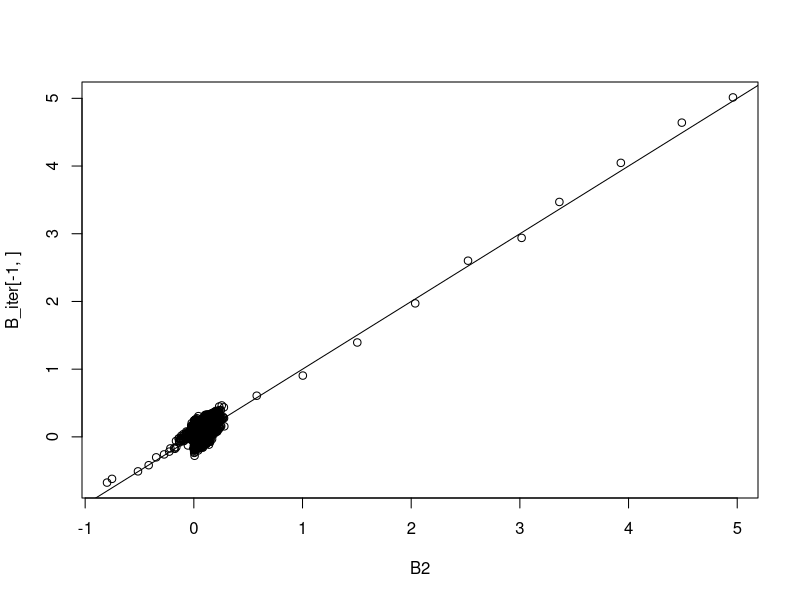
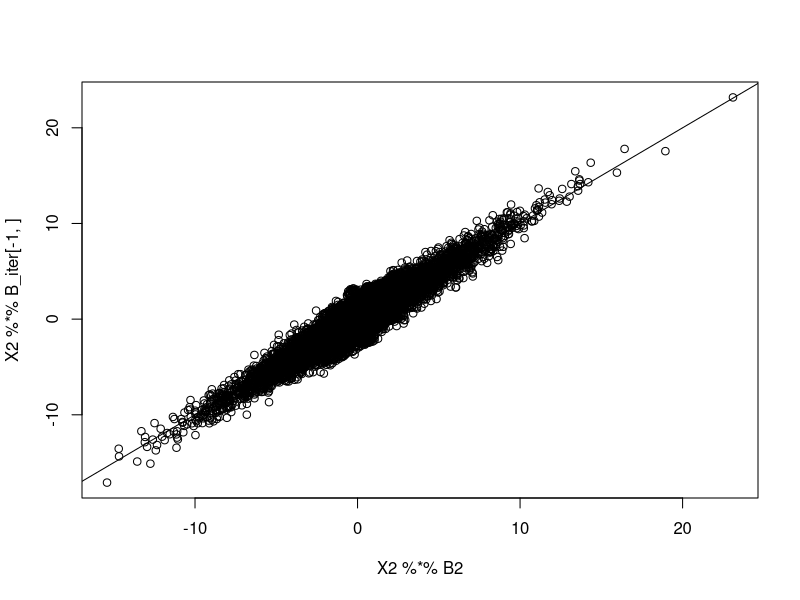
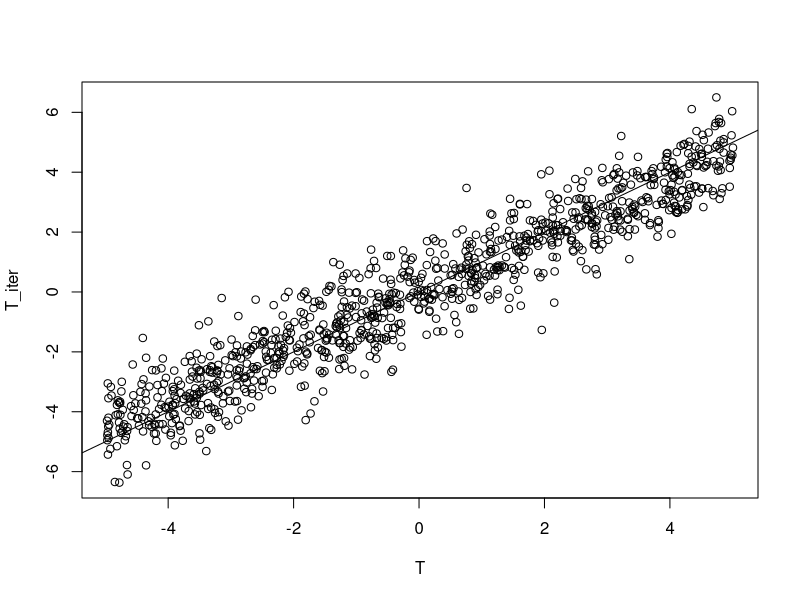
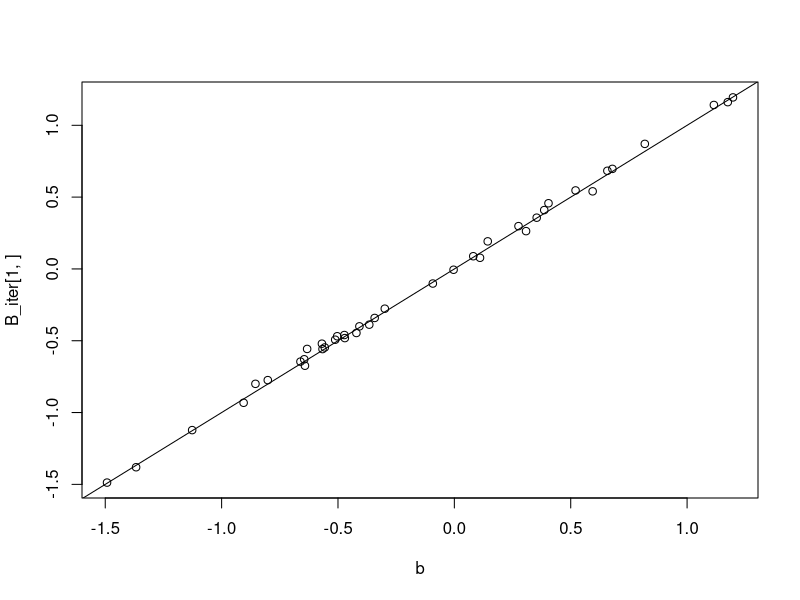
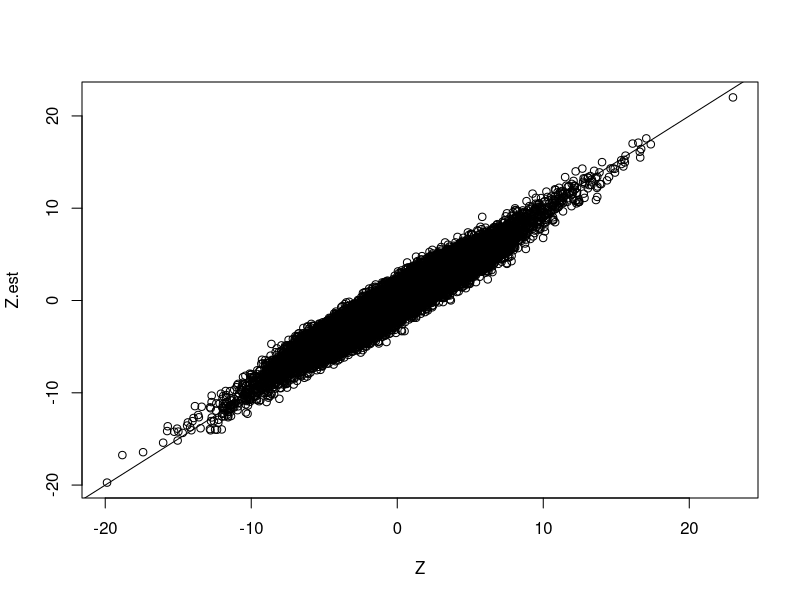

Generate these figures, in order, with R:
# Used library
library(mvtnorm)
library(expm)
library(MASS)
library(tidyverse)
set.seed(120733)
# set.seed(19911130)

## ANN function
rrr <- function(X,Y,lambda,gamma = 2){
  rrresult <- list()
  
  #1 estimate C using LS estimator (generalized inverse is used)
  Clhat <- ginv(t(X)%*%X)%*%t(X)%*% Y
  
  #2 eigendecomposite of CLhar
  Uhat <- svd(X%*%Clhat)$u
  vhat <- svd(X%*%Clhat)$v
  D <- diag(svd(X%*%Clhat)$d)
  
  #3. weight for soft-thredshold and rank
  weight <-  (svd(X%*%Clhat)$d)^(-gamma)
  rrresult$weight <- weight
  rrresult$r <-  sum(svd(X%*%Clhat)$d > lambda^(1/(gamma+1)))
  
  #4. soft-thredsholding
  diagvalue <-  svd(X%*%Clhat)$d -lambda*weight
  th <- ifelse(diagvalue < 0, 0, diagvalue)
  SDhat <-  diag(th)
  
  rrresult$thd <- diagvalue
  
  #5. low rank solution C
  rrresult$CShat <-  Clhat %*% vhat %*% ginv(D) %*% SDhat %*% t(vhat)
  
  return(rrresult)
}

# function to generate a random orthonormal matrix
rortho <- function(x){
  return(qr.Q(qr(array(runif(x), dim = c(x,x)))))
}

# simulation settings
# sample size n (n person's data have been taken)
n <- 1000

# number of metabolites
m <- 100

# number of taxa
k <- 40

# rank of matrix B
r <- 10

# Generate X from Multivariate Noromal with identity variance and covariance matrix (n, m+1)
X <- matrix(c(rep(1, n), rnorm(m*n)), nrow = n, ncol = m+1)
X2 <- X[,-1]

# Generate low-rank matrix B (m+1, k)
sing.vals <- 5*((r:1)/r + 1/r)
B2 <- t(rortho(k)[,1:r] %*% diag(sing.vals) %*% rortho(m)[1:r,])

# Generate T vector from Unif(0, 10), (n, 1)
T <- matrix(runif(n, min = 0, max = 10), ncol = 1)
T <- T - mean(T)

# Generate b vector for intercept from N(0,1), (k, 1)
b <- matrix(rnorm(k), nrow = 1)
B <- as.matrix(rbind(b, B2))

# Generate random error
E <- matrix(rnorm(k*n), nrow = n, ncol = k, byrow = T)

# Calculate our new Z = XB + 1T + E, (n, k)
Z <- X %*% B + matrix(rep(T, each = k), nrow = n, byrow = T) + E

# convergence criterion
vareps <- 10^(-3)

# Validation set
E_v <- matrix(rnorm(k*n), nrow = n, ncol = k, byrow = T)
Z_v <- X %*% B + matrix(rep(T, each = k), nrow = n, byrow = T) + E_v

# range of lambda
lambda.seq <- exp(seq(8, 8, 1))
rank.est <- rep(0, length(lambda.seq))
converge.iter <- rep(0, length(lambda.seq))
num_obj <- rep(0, length(lambda.seq))
pred_err <- rep(0, length(lambda.seq))

start_time <- Sys.time()

for (i in 1: length(lambda.seq)) {
  # initial estimated B
  qrX <- qr(X, tol = 10^-7)
  B_iter <- qr.coef(qrX, Z)
  
  # initial estimated T (LS)
  T_iter <- matrix(rowMeans(Z - X %*% B_iter), ncol = 1)
  # T_iter <- T_iter1 - mean(T_iter1)
  
  disT <- 1
  disB <- 1
  disXB <- 1
  iter.count <- 1
  
  while ((((disB > vareps) || (disT > vareps))  && ((disXB > vareps) || (disT > vareps))) && (iter.count < 3000)) {
    Z_iter_B <- Z - matrix(rep(T_iter, each = k), nrow = n, byrow = T)
    
    B_iter_next <- rrr(X, Z_iter_B, lambda = lambda.seq[i])$CShat
    B_iter_next_rank <- rrr(X, Z_iter_B, lambda = lambda.seq[i])$r
    
    # Using LS method
    T_iter_next <- matrix(rowMeans(Z - X %*% B_iter), ncol = 1)
    
    iter_weight <- sort(rrr(X, Z_iter_B, lambda = lambda.seq[i])$weight)
    disT <- sum((T_iter - T_iter_next)^2)
    disB <- sum((B_iter - B_iter_next)^2)
    disXB <- sum((X %*% B_iter - X %*% B_iter_next)^2)
    # print(c(disT, disB, disXB))
    # print(sum(T_iter))
    
    B_iter <- B_iter_next
    T_iter <- T_iter_next
    iter.count <- iter.count + 1
    # print(iter.count)
  }
  rank.est[i] <- B_iter_next_rank
  converge.iter[i] <- iter.count
  num_obj[i] <- 1/2 * sum((Z - X %*% B_iter - matrix(rep(T_iter, each = k), nrow = n, byrow = T))^2) + 
    lambda.seq[i] * sum(iter_weight*svd(X %*% B_iter)$d)
  Z.est <-  X %*% B_iter + matrix(rep(T_iter, each = k), nrow = n, byrow = T)
  pred_err[i] <- sum((Z_v - Z.est)^2)
  
  # save image for B matrix
  png(paste0("plot-B-ls2-cT-gamma2.png"))
  plot(B2, B_iter[-1, ])
  abline(a = 0, b = 1)
  dev.off()

  # save image for XB matrix
  png(paste0("plot-XB-ls2-cT-gamma2.png"))
  plot(X2 %*% B2,  X2 %*% B_iter[-1,])
  abline(a = 0, b = 1)
  dev.off()

  # save image for T matrix
  png(paste0("plot-T-ls2-cT-gamma2.png"))
  plot(T, T_iter)
  abline(a = 0, b = 1)
  dev.off()

  # save image for T matrix
  png(paste0("plot-beta-ls2-cT-gamma2.png"))
  plot(b, B_iter[1,])
  abline(a = 0, b = 1)
  dev.off()

  # save image for Z matrix
  png(paste0("plot-Z-ls2-cT-gamma2.png"))
  plot(Z, Z.est)
  abline(a = 0, b = 1)
  dev.off()
}

end_time <- Sys.time()
run_time <- end_time - start_time

T[1:10]
T_iter[1:10]
b[1:10]
B_iter[1,][1:10]
B2[1:2, 1:7]
(B_iter[-1,])[1:2, 1:7]
(X2 %*% B2)[1:2, 1:7]
(X2 %*% B_iter[-1,])[1:2, 1:7]
